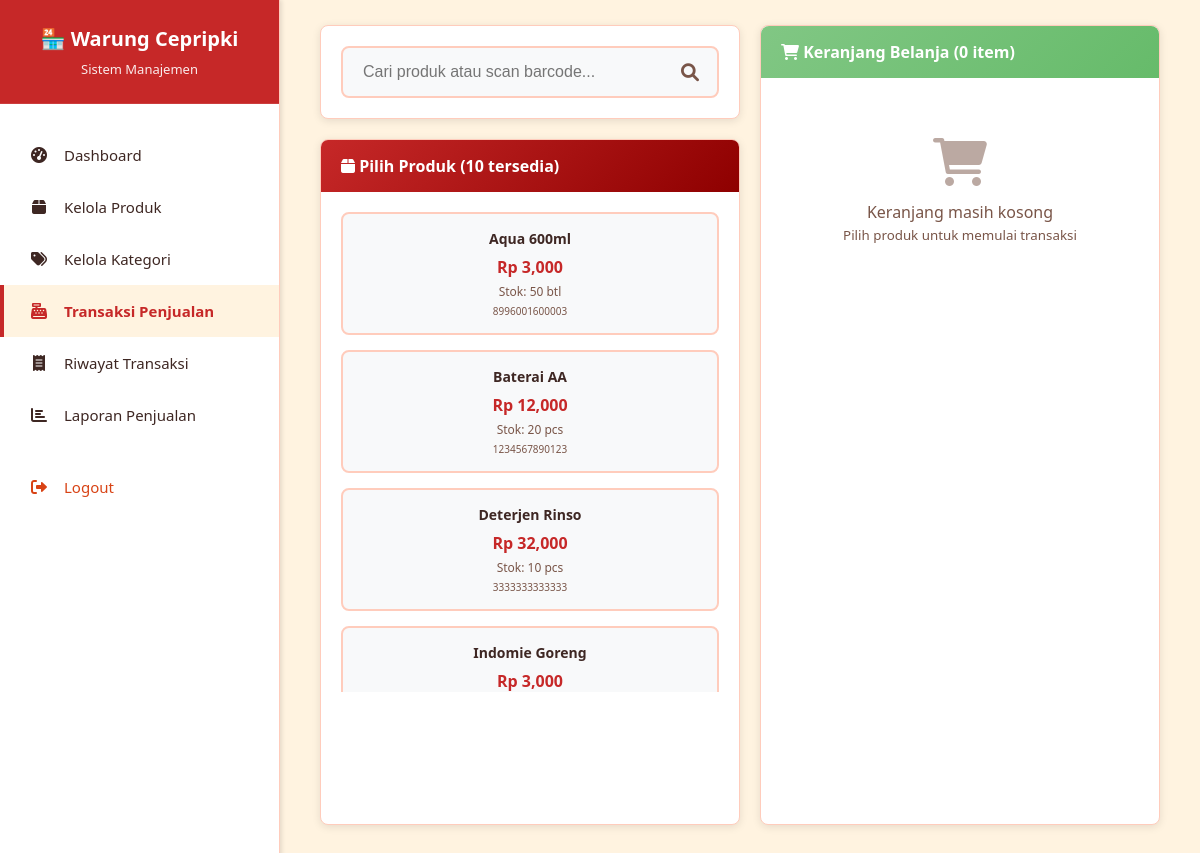
Page /transaksi.php (signed in) on the committed database.
### tables this page shows
CREATE TABLE produk (
    id_produk INT AUTO_INCREMENT PRIMARY KEY,
    nama_produk VARCHAR(255) NOT NULL,
    id_kategori INT,
    harga_beli DECIMAL(10,2) NOT NULL,
    harga_jual DECIMAL(10,2) NOT NULL,
    stok INT DEFAULT 0,
    stok_minimum INT DEFAULT 5,
    satuan VARCHAR(50) DEFAULT 'pcs',
    barcode VARCHAR(100),
    deskripsi TEXT,
    status ENUM('aktif', 'nonaktif') DEFAULT 'aktif',
    created_at TIMESTAMP DEFAULT CURRENT_TIMESTAMP,
    updated_at TIMESTAMP DEFAULT CURRENT_TIMESTAMP ON UPDATE CURRENT_TIMESTAMP,
    FOREIGN KEY (id_kategori) REFERENCES kategori(id_kategori) ON DELETE SET NULL,
    INDEX idx_nama_produk (nama_produk),
    INDEX idx_barcode (barcode),
    INDEX idx_status (status)
);

### transaksi.php (the view, shortened to what this page needs)
<?php
require_once 'includes/layout.php';
try {
    $conn = getConnection();
    $stmt = $conn->query("
        SELECT
            p.id_produk,
            p.nama_produk,
            p.harga_jual,
            p.stok,
            p.satuan,
            p.barcode,
            COALESCE(k.nama_kategori, 'Tanpa Kategori') as nama_kategori
        FROM produk p
        LEFT JOIN kategori k ON p.id_kategori = k.id_kategori
        WHERE p.status = 'aktif' AND p.stok > 0
        ORDER BY p.nama_produk ASC
    ");
    $products = $stmt->fetchAll();
} catch (Exception $e) {
    $error_message = 'Terjadi kesalahan dalam memuat data produk.';
}
?>
<div class="pos-container">
    <div class="product-section">
        <div class="search-bar">
            <div class="search-input">
                <input type="text" id="product-search" placeholder="Cari produk atau scan barcode..." autocomplete="off">
                <i class="fas fa-search"></i>
            </div>
        </div>
        <div class="product-grid">
            <div class="product-grid-header">
                <i class="fas fa-box"></i> Pilih Produk (<span id="product-count"><?php echo count($products); ?></span> tersedia)
            </div>
            <div class="product-items" id="product-items">
                <?php foreach ($products as $product): ?>
                <div class="product-item"
                     data-id="<?php echo $product['id_produk']; ?>"
                     data-name="<?php echo htmlspecialchars($product['nama_produk']); ?>"
                     data-price="<?php echo $product['harga_jual']; ?>"
                     data-stock="<?php echo $product['stok']; ?>"
                     data-barcode="<?php echo htmlspecialchars($product['barcode']); ?>"
                     data-category="<?php echo htmlspecialchars($product['nama_kategori']); ?>">
                    <div class="product-name"><?php echo htmlspecialchars($product['nama_produk']); ?></div>
                    <div class="product-price">Rp <?php echo number_format($product['harga_jual']); ?></div>
                    <div class="product-stock">Stok: <?php echo number_format($product['stok']); ?> <?php echo htmlspecialchars($product['satuan']); ?></div>
                    <?php if ($product['barcode']): ?>
                    <div style="font-size: 10px; color: var(--text-light); margin-top: 4px;">
                        <?php echo htmlspecialchars($product['barcode']); ?>
                    </div>
                    <?php endif; ?>
                </div>
                <?php endforeach; ?>
            </div>
        </div>
    </div>
    <div class="cart-section">
        <div class="cart-header">
            <i class="fas fa-shopping-cart"></i> Keranjang Belanja (<span id="cart-count">0</span> item)
        </div>
        <div class="cart-items" id="cart-items">
        </div>
    </div>
</div>

### assets/css/style.css (style rules this page uses)
* { margin: 0; padding: 0; box-sizing: border-box; }
:root { --primary-color: #c62828; --primary-light: #ef5350; --primary-dark: #8e0000; --secondary-color: #fff3e0; --text-color: #3e2723; --text-light: #795548; --border-color: #ffccbc; --success-color: #81c784; --danger-color: #d84315; --warning-color: #ffb300; }
body { font-family: "Segoe UI", Tahoma, Geneva, Verdana, sans-serif; background: var(--secondary-color); min-height: 100vh; }
body.dashboard-page { margin: 0; overflow-x: hidden; }
input, select, textarea, .form-control, .menu-item, .card { transition: color 0.2s ease, background-color 0.2s ease, border-color 0.2s ease; }

### transaksi.php (style rules this page uses)
.pos-container { display: grid; grid-template-columns: 1fr 400px; gap: 20px; height: calc(100vh - 100px); max-height: 800px; }
.product-section { display: flex; flex-direction: column; }
.search-bar { background: white; padding: 20px; border-radius: 8px; box-shadow: 0 2px 8px rgba(0,0,0,0.1); margin-bottom: 20px; border: 1px solid var(--border-color); }
.search-input { position: relative; }
.search-input input { width: 100%; padding: 15px 50px 15px 20px; border: 2px solid var(--border-color); border-radius: 8px; font-size: 16px; background: #f8f9fa; }
.search-input i { position: absolute; right: 20px; top: 50%; transform: translateY(-50%); color: var(--text-light); font-size: 18px; }
.product-grid { flex: 1; background: white; border-radius: 8px; box-shadow: 0 2px 8px rgba(0,0,0,0.1); border: 1px solid var(--border-color); overflow: hidden; }
.product-grid-header { background: linear-gradient(135deg, var(--primary-color), var(--primary-dark)); color: white; padding: 15px 20px; font-weight: 600; }
.product-items { padding: 20px; max-height: 500px; overflow-y: auto; display: grid; grid-template-columns: repeat(auto-fill, minmax(200px, 1fr)); gap: 15px; }
.product-item { background: #f8f9fa; border: 2px solid var(--border-color); border-radius: 8px; padding: 15px; cursor: pointer; transition: all 0.2s ease; text-align: center; }
.product-name { font-weight: 600; color: var(--text-color); margin-bottom: 8px; font-size: 14px; }
.product-price { color: var(--primary-color); font-weight: bold; font-size: 16px; margin-bottom: 5px; }
.product-stock { color: var(--text-light); font-size: 12px; }
.cart-section { background: white; border-radius: 8px; box-shadow: 0 2px 8px rgba(0,0,0,0.1); border: 1px solid var(--border-color); display: flex; flex-direction: column; max-height: 100%; }
.cart-header { background: linear-gradient(135deg, var(--success-color), #66bb6a); color: white; padding: 15px 20px; font-weight: 600; border-radius: 8px 8px 0 0; }
.cart-items { flex: 1; padding: 20px; overflow-y: auto; max-height: 300px; }

### rows in the picture
produk: nama_produk "Aqua 600ml", harga_jual "3,000", stok "50", satuan "btl", barcode "8996001600003"
produk: nama_produk "Baterai AA", harga_jual "12,000", stok "20", satuan "pcs", barcode "1234567890123"
produk: nama_produk "Deterjen Rinso", harga_jual "32,000", stok "10", satuan "pcs", barcode "3333333333333"
produk: nama_produk "Indomie Goreng", harga_jual "3,000"

### other values in the picture
$item['label'] "Dashboard"
$item['label'] "Kelola Produk"
$item['label'] "Kelola Kategori"
$item['label'] "Transaksi Penjualan"
$item['label'] "Riwayat Transaksi"
$item['label'] "Laporan Penjualan"
count($products) "10"
